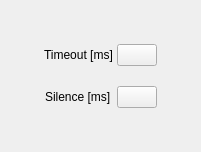
     <widget class="QWidget" name="TCP_IP_PORT">
      <attribute name="title">
       <string>TCP IP PORT</string>
      </attribute>
      <layout class="QVBoxLayout" name="verticalLayout_7">
       <property name="spacing">
        <number>4</number>
       </property>
       <property name="margin">
        <number>4</number>
       </property>
       <item>
        <layout class="QGridLayout" name="gridLayout_12">
         <property name="verticalSpacing">
          <number>20</number>
         </property>
         <item row="2" column="1" alignment="Qt::AlignHCenter">
          <widget class="QLabel" name="label_Silence_TCP_IP_PORT">
           <property name="sizePolicy">
            <sizepolicy hsizetype="Fixed" vsizetype="Fixed">
             <horstretch>0</horstretch>
             <verstretch>0</verstretch>
            </sizepolicy>
           </property>
           <property name="text">
            <string>Silence [ms]</string>
           </property>
          </widget>
         </item>
         <item row="1" column="1" alignment="Qt::AlignHCenter">
          <widget class="QLabel" name="label_Timeout_TCP_IP_PORT">
           <property name="sizePolicy">
            <sizepolicy hsizetype="Fixed" vsizetype="Fixed">
             <horstretch>0</horstretch>
             <verstretch>0</verstretch>
            </sizepolicy>
           </property>
           <property name="text">
            <string>Timeout [ms]</string>
           </property>
          </widget>
         </item>
         <item row="1" column="2">
          <widget class="QPushButton" name="pushButton_Timeout_TCP_IP_PORT">
           <property name="sizePolicy">
            <sizepolicy hsizetype="MinimumExpanding" vsizetype="Fixed">
             <horstretch>0</horstretch>
             <verstretch>0</verstretch>
            </sizepolicy>
           </property>
           <property name="focusPolicy">
            <enum>Qt::NoFocus</enum>
           </property>
          </widget>
         </item>
         <item row="2" column="2">
          <widget class="QPushButton" name="pushButton_Silence_TCP_IP_PORT">
           <property name="sizePolicy">
            <sizepolicy hsizetype="MinimumExpanding" vsizetype="Fixed">
             <horstretch>0</horstretch>
             <verstretch>0</verstretch>
            </sizepolicy>
           </property>
           <property name="focusPolicy">
            <enum>Qt::NoFocus</enum>
           </property>
          </widget>
         </item>
         <item row="2" column="0">
          <spacer name="horizontalSpacer_10">
           <property name="orientation">
            <enum>Qt::Horizontal</enum>
           </property>
           <property name="sizeHint" stdset="0">
            <size>
             <width>40</width>
             <height>20</height>
            </size>
           </property>
          </spacer>
         </item>
         <item row="3" column="1">
          <spacer name="verticalSpacer_17">
           <property name="orientation">
            <enum>Qt::Vertical</enum>
           </property>
           <property name="sizeHint" stdset="0">
            <size>
             <width>20</width>
             <height>40</height>
            </size>
           </property>
          </spacer>
         </item>
         <item row="2" column="3">
          <spacer name="horizontalSpacer_9">
           <property name="orientation">
            <enum>Qt::Horizontal</enum>
           </property>
           <property name="sizeHint" stdset="0">
            <size>
             <width>40</width>
             <height>20</height>
            </size>
           </property>
          </spacer>
         </item>
         <item row="0" column="1">
          <spacer name="verticalSpacer_16">
           <property name="orientation">
            <enum>Qt::Vertical</enum>
           </property>
           <property name="sizeHint" stdset="0">
            <size>
             <width>20</width>
             <height>40</height>
            </size>
           </property>
          </spacer>
         </item>
        </layout>
       </item>
      </layout>
     </widget>
